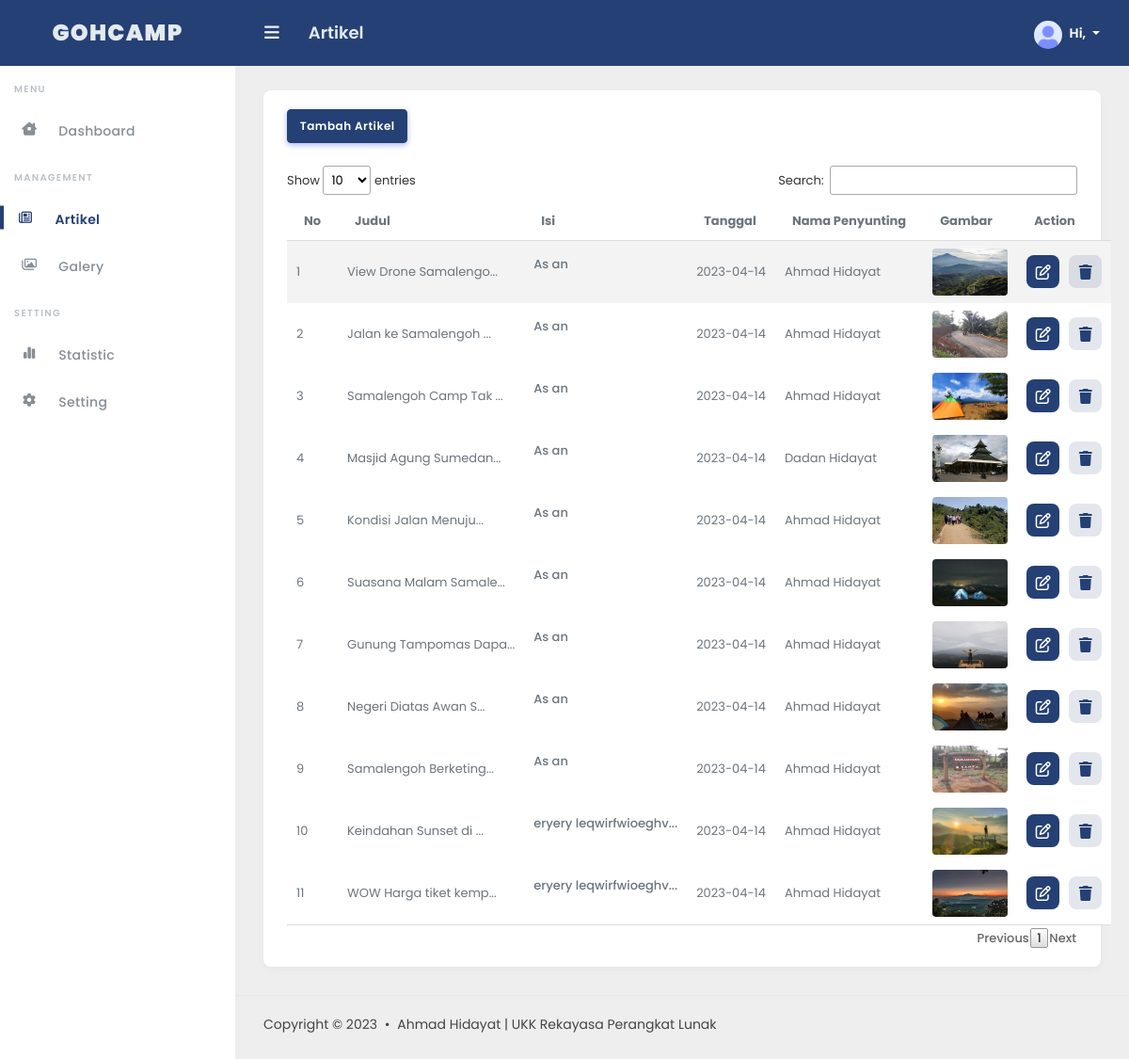
Screenshot of /admin/article.php with the database file from the repository.
### tables this page shows
CREATE TABLE `article` (
  `id_article` int(11) NOT NULL,
  `title` text NOT NULL,
  `description` text NOT NULL,
  `image` text NOT NULL,
  `img_src` varchar(111) NOT NULL,
  `date` date NOT NULL,
  `writer_name` text NOT NULL,
  `keyword` text NOT NULL,
  `slug` varchar(1111) NOT NULL
);

### admin/article.php (the view, shortened to what this page needs)
<?php
include 'core/conn.php';
include 'partials/header.php'; ?>
<div class="main-content">
    <div class="card mt-3" style="border-radius: 8px !important;">
        <div class="card-body">
        <a href="addArticle.php" class="btn btn-primary mb-4">Tambah Artikel</a>
            <table id="raporTable" class="display nowrap" style="width: 100%;">
                <thead>
                    <tr>
                        <th>No</th>
                        <th>Judul</th>
                        <th>Isi</th>
                        <th>Tanggal</th>
                        <th>Nama Penyunting</th>
                        <th>Gambar</th>
                        <th>Action</th>
                    </tr>
                </thead>
                <?php
                    $no = 1;
                    $show = mysqli_query($conn, "SELECT * FROM article ORDER BY id_article DESC");
                    while ($data = mysqli_fetch_assoc($show)) :
                    ?>
                <tbody>
                        <tr>
                            <td><?= $no++ ?></td>
                            <td><?= substr($data['title'], "0", "20") . "..."; ?></td>
                            <td><?= htmlspecialchars_decode(substr($data['description'], "0", "30") . "..."); ?></td>
                            <td><?= $data['date'] ?></td>
                            <td><?= $data['writer_name'] ?></td>
                            <td><a href="../assets/img/<?= $data['image'] ?>" target="_blank"><img class="rounded" src="../assets/img/<?= $data['image'] ?>" alt="" width="80px" height="50px"></a></td>
                            <td>
                                <form action="func/articleFunc.php" method="POST">
                                    <div class="d-flex" style="gap: 10px;">
                                        <a href="editArticle.php?id=<?= $data['id_article'] ?>" class="btn_control primary text-white"><i class="fa-regular fa-pen-to-square"></i></a>
                                        <button type="submit" name="btnDelete" class="btn_control secondary text-white" onclick="return confirm('Yakin untuk menghapus?')"><i class="fa-solid fa-trash"></i></button>
                                    </div>
                                </form>
                            </td>
                        </tr>
                </tbody>
                <?php endwhile; ?>
            </table>
        </div>
    </div>
</div>
<?php include 'partials/footer.php'; ?>

### admin/assets/css/style.css (style rules this page uses)
:root { --primary-color: #254074; }
html { background-color: #eeeeee; }
.btn_control { border: none; outline: none; cursor: pointer; border-radius: 8px; display: flex; justify-content: center; align-items: center; height: 35px; aspect-ratio: 1/1; width: fit-content; text-decoration: none !important; }
.btn_control i { font-size: 16px; }
.primary { background-color: var(--primary-color); }
.secondary { background-color: #25417420; }
.secondary i { color: var(--primary-color); }
a { color: var(--primary-color); font-weight: 500; transition: all 0.5s; -webkit-transition: all 0.5s; -o-transition: all 0.5s; }
.text-white, .text-white-all *, .text-white-all *:before, .text-white-all *:after { color: #ffffff !important; }
p, ul:not(.list-unstyled), ol { line-height: 28px; }
.card { box-shadow: 0 4px 8px rgba(0, 0, 0, 0.03); background-color: #fff; border-radius: 3px; border: none; position: relative; margin-bottom: 30px; }
.card .card-header, .card .card-body, .card .card-footer { background-color: transparent; padding: 20px 25px; }
.card .card-body { padding-top: 20px; padding-bottom: 20px; }
.card .card-body p { font-weight: 500; }
.btn { font-weight: 600; font-size: 12px; line-height: 24px; padding: 0.3rem 0.8rem; letter-spacing: 0.5px; }
.btn-primary, .btn-primary.disabled { box-shadow: 0 2px 6px #acb5f6; background-color: var(--primary-color); border-color: var(--primary-color); }
:root { --primary: color(primary); --secondary: color(fontdark); --success: color(success); --info: color(info); --warning: color(warning); --danger: color(danger); --light: color(light); --dark: color(dark); }
body { background-color: #fafdfb; font-size: 14px; font-weight: 400; font-family: "Poppins", sans-serif !important; color: #6c757d; }
.main-sidebar, .navbar, .main-content, .main-footer { transition: all 0.5s; }
.main-content { padding-left: 280px; padding-right: 30px; padding-top: 80px; width: 100%; position: relative; }

### admin/assets/css/components.css (style rules this page uses)
table.dataTable { border-collapse: collapse !important; }
table.dataTable thead th, table.dataTable thead td { border-bottom: 1px solid #ddd !important; }
table.dataTable.no-footer { border-bottom: 1px solid #ddd !important; }

### rows the page displays
article: title "View Drone Samalengo", description "As an", date "2023-04-14", writer_name "Ahmad Hidayat", image (picture)
article: title "Jalan ke Samalengoh", description "As an", date "2023-04-14", writer_name "Ahmad Hidayat", image (picture)
article: title "Samalengoh Camp Tak", description "As an", date "2023-04-14", writer_name "Ahmad Hidayat", image (picture)
article: title "Masjid Agung Sumedan", description "As an", date "2023-04-14", writer_name "Dadan Hidayat", image (picture)
article: title "Kondisi Jalan Menuju", description "As an", date "2023-04-14", writer_name "Ahmad Hidayat", image (picture)
article: title "Suasana Malam Samale", description "As an", date "2023-04-14", writer_name "Ahmad Hidayat", image (picture)
article: title "Gunung Tampomas Dapa", description "As an", date "2023-04-14", writer_name "Ahmad Hidayat", image (picture)
article: title "Negeri Diatas Awan S", description "As an", date "2023-04-14", writer_name "Ahmad Hidayat", image (picture)
article: title "Samalengoh Berketing", description "As an", date "2023-04-14", writer_name "Ahmad Hidayat", image (picture)
article: title "Keindahan Sunset di", description "eryery leqwirfwioeghv...", date "2023-04-14", writer_name "Ahmad Hidayat", image (picture)
article: title "WOW Harga tiket kemp", description "eryery leqwirfwioeghv...", date "2023-04-14", writer_name "Ahmad Hidayat", image (picture)

### other values shown
$title "Artikel"
